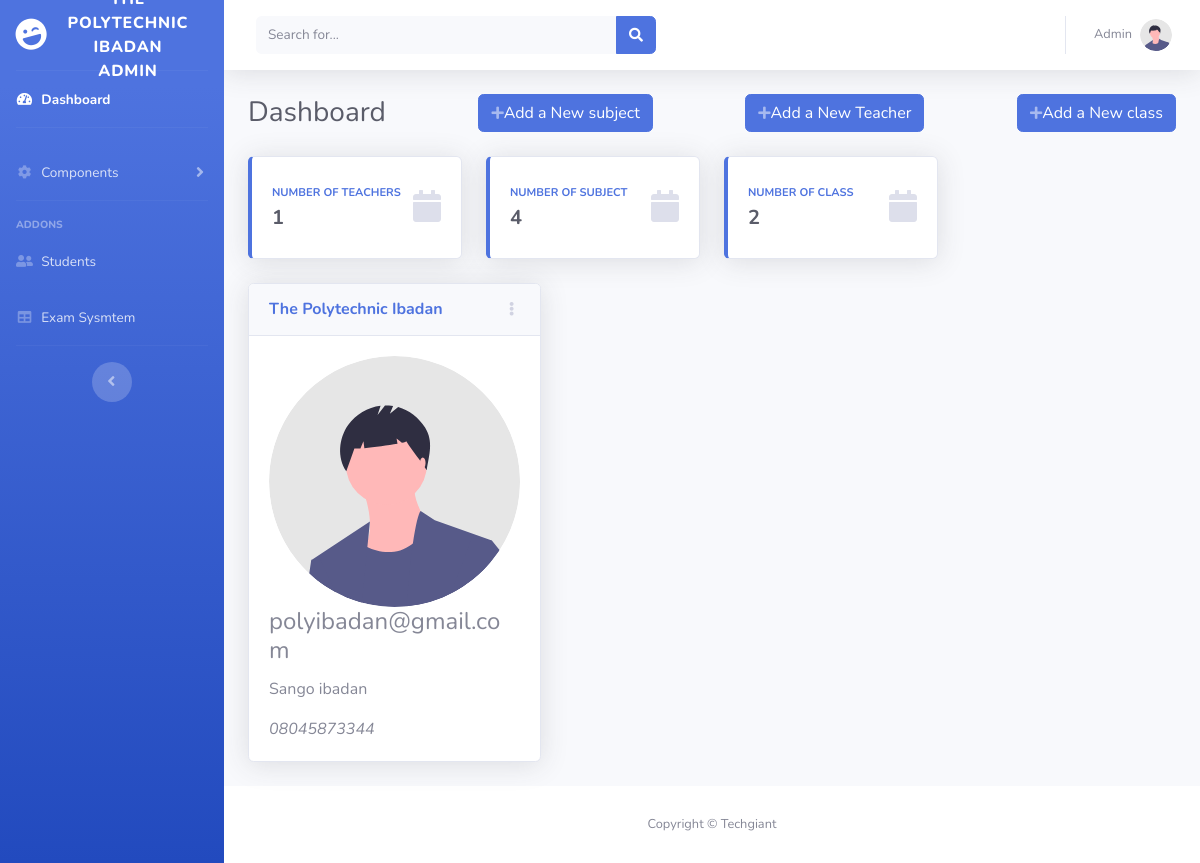
Screenshot of /schools/school_dashboard.php (signed in) with the database file from the repository.
### tables this page shows
CREATE TABLE `schools` (
  `school_id` int(11) NOT NULL,
  `school_name` varchar(500) NOT NULL,
  `password` varchar(200) NOT NULL,
  `date` timestamp NOT NULL DEFAULT current_timestamp(),
  `email` varchar(300) NOT NULL,
  `phone` varchar(100) NOT NULL,
  `address` varchar(200) NOT NULL
);

### schools/school_dashboard.php (the view, shortened to what this page needs)
<?php
require_once "../engine/database.php";
if(isset( $_SESSION["school_id"])){
                       $schoolId=$_SESSION["school_id"];
                       $sql_shool= "SELECT * FROM schools where school_id=$schoolId";
                       $result = $conn->query($sql_shool);
                       $row = mysqli_fetch_assoc($result);
                       $schoolname= $row["school_name"];
                       $schoolemail= $row["email"];
                       $schooladdress=$row["address"];
                       $schoolnumber=$row["phone"];
                       $sql= "SELECT * FROM teacher where school_id='$schoolId'";
                       $results = $conn->query($sql);
                       $rows = $results->num_rows;$sql= "SELECT * FROM teacher where school_id='$schoolId'";
                       $results = $conn->query($sql);
                       $rows = $results->num_rows;
                       $sql= "SELECT * FROM subjects where school_id='$schoolId'";
                       $results = $conn->query($sql);
                       $row_subject = $results->num_rows;
                       $sql= "SELECT * FROM class where school_id='$schoolId'";
                       $results = $conn->query($sql);
                       $row_class = $results->num_rows;
?>
<!DOCTYPE html>
<html lang="en">
<head>
    <link href="../vendor/fontawesome-free/css/all.min.css" rel="stylesheet" type="text/css">
          <link href="https://cdn.jsdelivr.net/npm/bootstrap@5.2.2/dist/css/bootstrap.min.css" rel="stylesheet">
    <link href="../css/sb-admin-2.min.css" rel="stylesheet">
</head>
<body id="page-top">
    <div id="wrapper">
        <ul class="navbar-nav bg-gradient-primary sidebar sidebar-dark accordion" id="accordionSidebar">
            <a class="sidebar-brand d-flex align-items-center justify-content-center" href="index.html">
                <div class="sidebar-brand-icon rotate-n-15">
                    <i class="fas fa-laugh-wink"></i>
                </div>
                <div class="sidebar-brand-text mx-3"><?php echo $schoolname ?> Admin <sup></sup></div>
            </a>
            <hr class="sidebar-divider my-0">
            <li class="nav-item active">
                <a class="nav-link" href="#">
                    <i class="fas fa-fw fa-tachometer-alt"></i>
                    <span>Dashboard</span></a>
            </li>
            <hr class="sidebar-divider">
            <li class="nav-item">
                <a class="nav-link collapsed" href="#" data-toggle="collapse" data-target="#collapseTwo"
                    aria-expanded="true" aria-controls="collapseTwo">
                    <i class="fas fa-fw fa-cog"></i>
                    <span>Components</span>
                </a>
            </li>
            <hr class="sidebar-divider">
            <div class="sidebar-heading">
                Addons
            </div>
            <li class="nav-item">
                <a class="nav-link" href="students.php">
                    <i class='fas fa-fw  fa-user-friends'></i>
                    <span>Students</span></a>
            </li>
            <li class="nav-item">
                <a class="nav-link" href="../online_exam">
                    <i class="fas fa-fw fa-table"></i>
                    <span>Exam Sysmtem</span></a>
            </li>
            <hr class="sidebar-divider d-none d-md-block">
            <div class="text-center d-none d-md-inline">
                <button class="rounded-circle border-0" id="sidebarToggle"></button>
            </div>
        </ul>
        <div id="content-wrapper" class="d-flex flex-column">
            <div id="content">
                <nav class="navbar navbar-expand navbar-light bg-white topbar mb-4 static-top shadow">
                    <form
                        class="d-none d-sm-inline-block form-inline mr-auto ml-md-3 my-2 my-md-0 mw-100 navbar-search">
                        <div class="input-group">
                            <input type="text" class="form-control bg-light border-0 small" placeholder="Search for..."
                                aria-label="Search" aria-describedby="basic-addon2">
                            <div class="input-group-append">
                                <button class="btn btn-primary" type="button">
                                    <i class="fas fa-search fa-sm"></i>
                                </button>
                            </div>
                        </div>
                    </form>
                    <ul class="navbar-nav ml-auto">
                        <li class="nav-item dropdown no-arrow mx-1">
                            <a class="nav-link dropdown-toggle" href="#" id="alertsDropdown" role="button"
                                data-toggle="dropdown" aria-haspopup="true" aria-expanded="false">
                            </a>
                        </li>
                        <li class="nav-item dropdown no-arrow mx-1">
                            <a class="nav-link dropdown-toggle" href="#" id="messagesDropdown" role="button"
                                data-toggle="dropdown" aria-haspopup="true" aria-expanded="false">
                            </a>
                        </li>
                        <li class="nav-item dropdown no-arrow">
                            <a class="nav-link dropdown-toggle" href="#" id="userDropdown" role="button"
                                data-toggle="dropdown" aria-haspopup="true" aria-expanded="false">
                                <span class="mr-2 d-none d-lg-inline text-gray-600 small">Admin</span>
                                <img class="img-profile rounded-circle"
                                    src="../img/undraw_profile.svg">
                            </a>
                        </li>
                    </ul>
                </nav>
                <div class="container-fluid">
                    <div class="d-sm-flex align-items-center justify-content-between mb-4">
                        <h1 class="h3 mb-0 text-gray-800">Dashboard</h1>
<button type="button" class="d-none d-sm-inline-block btn btn-primary" data-bs-toggle="modal" data-bs-target="#exampleModal1" data-bs-whatever="@getbootstrap">
    <i class="fas fa-plus fa-sm text-white-50"></i>Add a New subject</button>
<button type="button" class="d-none d-sm-inline-block btn btn-primary" data-bs-toggle="modal" data-bs-target="#exampleModal2" data-bs-whatever="@getbootstrap">
    <i class="fas fa-plus fa-sm text-white-50"></i>Add a New Teacher</button>
    <button type="button" class="d-none d-sm-inline-block btn btn-primary" data-bs-toggle="modal" data-bs-target="#exampleModal3" data-bs-whatever="@getbootstrap">
    <i class="fas fa-plus fa-sm text-white-50"></i>Add a New class</button>
</div>
                    <div class="row">
                        <div class="col-xl-3 col-md-6 mb-4">
                            <div class="card border-left-primary shadow h-100 py-2">
                                <div class="card-body">
                                    <div class="row no-gutters align-items-center">
                                        <div class="col mr-2">
                                            <div class="text-xs font-weight-bold text-primary text-uppercase mb-1">
                                                Number of Teachers</div>
                                            <div class="h5 mb-0 font-weight-bold text-gray-800"><?php echo $rows;?></div>
                                        </div>
                                        <div class="col-auto">
                                            <i class="fas fa-calendar fa-2x text-gray-300"></i>
                                        </div>
                                    </div>
                                </div>
                            </div>
                        </div>
                        <div class="col-xl-3 col-md-6 mb-4">
                            <div class="card border-left-primary shadow h-100 py-2">
                                <div class="card-body">
                                    <div class="row no-gutters align-items-center">
                                        <div class="col mr-2">
                                            <div class="text-xs font-weight-bold text-primary text-uppercase mb-1">
                                                Number of subject</div>
                                            <div class="h5 mb-0 font-weight-bold text-gray-800"><?php echo $row_subject;?></div>
                                        </div>
                                        <div class="col-auto">
                                            <i class="fas fa-calendar fa-2x text-gray-300"></i>
                                        </div>
                                    </div>
                                </div>
                            </div>
                        </div>
                        <div class="col-xl-3 col-md-6 mb-4">
                            <div class="card border-left-primary shadow h-100 py-2">
                                <div class="card-body">
                                    <div class="row no-gutters align-items-center">
                                        <div class="col mr-2">
                                            <div class="text-xs font-weight-bold text-primary text-uppercase mb-1">
                                                Number of class</div>
                                            <div class="h5 mb-0 font-weight-bold text-gray-800"><?php echo $row_class;?></div>
                                        </div>
                                        <div class="col-auto">
                                            <i class="fas fa-calendar fa-2x text-gray-300"></i>
                                        </div>
                                    </div>
                                </div>
                            </div>
                        </div>
                    </div>
                    <div class="row">
                        <div class="col-xl-4 col-lg-5">
                            <div class="card shadow mb-4">
                                <div
                                    class="card-header py-3 d-flex flex-row align-items-center justify-content-between">
                                    <h6 class="m-0 font-weight-bold text-primary">
                                        <?php echo $schoolname ?></h6>
                                    <div class="dropdown no-arrow">
                                        <a class="dropdown-toggle" href="#" role="button" id="dropdownMenuLink"
                                            data-toggle="dropdown" aria-haspopup="true" aria-expanded="false">
                                            <i class="fas fa-ellipsis-v fa-sm fa-fw text-gray-400"></i>
                                        </a>
                                    </div>
                                </div>
                              <div class="card-body">
                                        <img class="img-profile rounded-circle"
                                    src="../img/undraw_profile.svg">
                                        <h4 class="card-title"><?php echo $schoolemail ?></h4>
                                             <p class="card-text"><?php echo $schooladdress ?></p>
                                             <i class="card-text"><?php echo $schoolnumber ?></i>
                                </div>
                            </div>
                        </div>
                    </div>
                </div>
            </div>
            <footer class="sticky-footer bg-white">
                <div class="container my-auto">
                    <div class="copyright text-center my-auto">
                        <span>Copyright &copy; Techgiant</span>
                    </div>
                </div>
            </footer>
        </div>
    </div>
</body>
</html>
<?php
}else{
    header("location: slogin.php");
}
?>

### rows the page displays
schools: school_name "The Polytechnic Ibadan", email "polyibadan@gmail.com", address "Sango ibadan", phone "08045873344"

### other values shown
$rows "1"
$row_subject "4"
$row_class "2"
